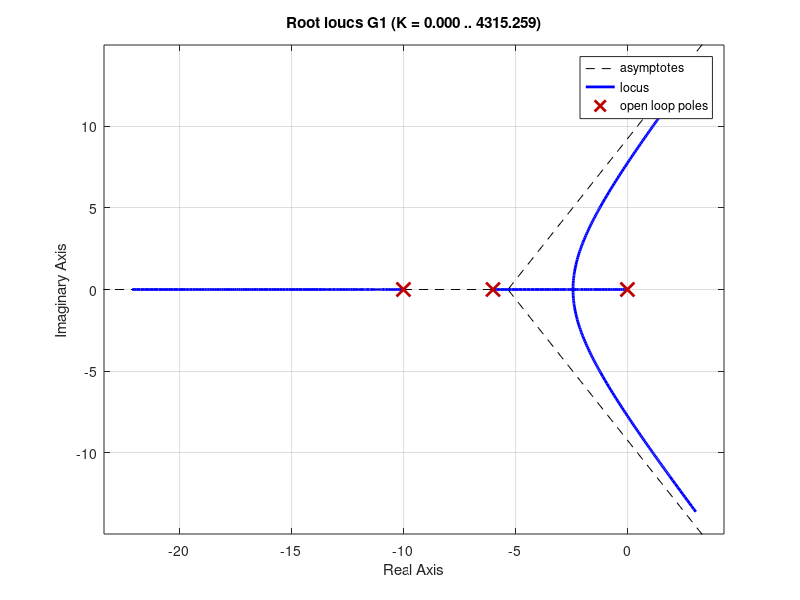

MATLAB code for this plot: (Note: this script raises an error after producing the figure.)
clear all
close all
clc

% s = tf('s');
% K=1;
%% Sistema de malha aberta
G1=zpk([],[0,-6,-10],1)

% Deseja-se
mp = 20/100
csi = -log(mp)/sqrt(pi^2+log(mp)^2)

figure, rlocus(G1), 
sgrid(csi,0)

K1= 192;
% G1 = K1/(s*(s+6)*(s+10));
mf1=feedback(K1*G1,1)

% Lugar das raizes
figure, step(mf1)
t=0:0.1:10;
r=t;
figure,lsim(mf1,r,t)

sd= -3.64 +- 7.1*i
G1sd = (freqresp(G1,sd))
tetaRAD= angle(G1sd)
% comletmento= pi+tetaRAD
% TetaGraus= tetaRAD*180/pi
% suplemento= pi+TetaGraus
TetaGraus= rad2deg(tetaRAD)
TETA_C= 180+TetaGraus

x=7.1/tand(57)+3.64

GPD= zpk([-8,25],[],1)
figure,rlocus(GPD*G1)
sgrid(csi,0)

% K2=67
% mf2=feedback(K2*GPD*G1,1)
% figure,step(mf2)
